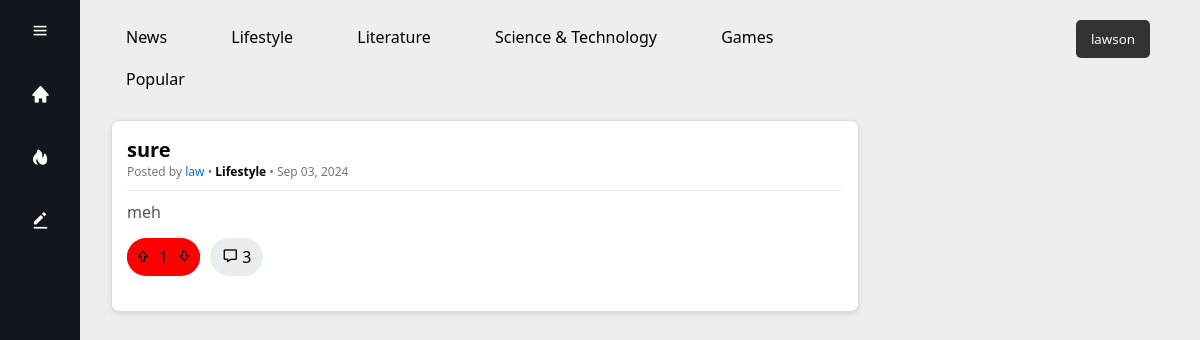
The page /forum/Lifestyle/ (signed in) on the database its author committed.
### forum/models.py (models this page shows, shortened)
class Posts(models.Model):
    user = models.ForeignKey(settings.AUTH_USER_MODEL, on_delete=models.CASCADE)
    title = models.CharField(max_length=300)
    text = models.CharField(max_length=10000, blank=True, default='')
    community = models.CharField(max_length=300)
    image = models.ImageField(upload_to="posts/", null=True, blank=True)
    upload_date = models.DateTimeField(auto_now_add=True)
    upvotes = models.IntegerField(default=0, blank=True)
    downvotes = models.IntegerField(default=0, blank=True)
    views = models.IntegerField(default=0, blank=True)

### user/models.py (models this page shows, shortened)
class CustomUser(AbstractUser):
    magazine_favorites = models.ManyToManyField(
        to=Magazine,
        related_name='saved_users',
        blank=True
    )
    post_likes = models.ManyToManyField(
        to=Posts,
        related_name='liked_users',
        blank=True
    )
    subscribe = models.BooleanField(default=False)
    objects = CustomUserManager()
    def __str__(self):
        return self.username

### forum/views.py (the view)
# urls.py: path('<str:community_name>/', views.community, name='community'),
def community(request, community_name):
    assert isinstance(request, HttpRequest)
    posts = Posts.objects.filter(community=community_name)
    return render(
        request,
        'forum_community.html',
        {
            "title": community_name,
            "posts": posts,
        }
    )

### forum/templatetags/custom_filters.py (called while the page is built)
@register.filter
def time_since(value):
    now = timezone.now()
    diff = now - value
    if diff < timedelta(minutes=1):
        return f"{int(diff.seconds)} seconds ago"
    elif diff < timedelta(hours=1):
        return f"{int(diff.seconds // 60)} minutes ago"
    elif diff < timedelta(days=1):
        return f"{int(diff.seconds // 3600)} hours ago"
    elif diff < timedelta(weeks=1):
        return f"{int(diff.days)} days ago"
    elif diff < timedelta(weeks=4):
        return f"{int(diff.days // 7)} weeks ago"
    elif diff < timedelta(days=365):
        return value.strftime("%b %d")  # e.g., "Apr 12"
    else:
        return value.strftime("%b %d, %Y")  # e.g., "Apr 12, 2023"

### forum/templatetags/filter_votetype.py (called while the page is built)
@register.filter
def votetype(things, category):
    if things.filter(user=category).first(): return things.filter(user=category).first().vote_type

### forum/templatetags/forum_concat.py (called while the page is built)
@register.filter
def concat(val1, val2):
    return f"{val1}{val2}"

### forum/templatetags/forum_filter.py (called while the page is built)
@register.filter
def filter(things, category):
    return things.filter(user=category).first()

### forum/templatetags/forum_sub.py (called while the page is built)
@register.filter
def subtract(value, arg):
    return value - arg

### templates/forum_community.html (shortened to what this page needs)
{% extends 'forum_main.html' %}
{% block header %}
    <link href="{% static 'content/forum_main.css' %}" rel="stylesheet" >
{% endblock %}
{% block content %}
    <div class="container">
        {% for post in posts %}
            <div class="post-container">
                {% include 'forum_post_structure.html' %}
            </div>
        {% endfor %}
    </div>
{% endblock %}

### templates/forum_layout.html (shortened to what this page needs)
{% load static %}
<!DOCTYPE html>
<html lang="en">
<head>
    <link href='https://unpkg.com/boxicons@2.1.4/css/boxicons.min.css' rel='stylesheet'>
    <link rel="stylesheet" href="{% static 'content/forum_layout.css' %}">
    {% block header %}{% endblock %}
</head>
<body>
    <div class="main">
        <div class="sidebar">
        <div class="top">
            <i class="bx bx-menu" id="btn"></i>
        </div>
        <ul>
            <li>
                <a href="/forum/">
                    <i class="bx bxs-home"></i>
                </a>
            </li>
        </ul>
        <ul>
            <li>
                <a href="/forum/popular/ ">
                    <i class="bx bxs-hot"></i>
                </a>
            </li>
        </ul>
        <ul>
            <li>
                <a href="/forum/submit/">
                    <i class="bx bxs-edit-alt"></i>
                </a>
            </li>
        </ul>
    </div>
    <div class="main-content">
        <div class="navigation">
            <a href="/forum/News/" style="text-decoration: none; color: black"><li class="tab-btn">News</li></a>
            <a href="/forum/Lifestyle/" style="text-decoration: none; color: black"><li class="tab-btn">Lifestyle</li></a>
            <a href="/forum/Literature/" style="text-decoration: none; color: black"><li class="tab-btn">Literature</li></a>
            <a href="/forum/Science & Technology/" style="text-decoration: none; color: black"><li class="tab-btn">Science & Technology</li></a>
            <a href="/forum/Games/" style="text-decoration: none; color: black"><li class="tab-btn">Games</li></a>
            <a href="/forum/Popular/" style="text-decoration: none; color: black"><li class="tab-btn">Popular</li></a>
        </div>
        {% block content %}{% endblock %}
    </div>
    {% if user.is_authenticated %}
        <div class="user-menu">
            <button class="user-button">
                {{ user.username }}
            </button>
        </div>
    {% endif %}
</div>
</body>
</html>

### templates/forum_post_structure.html (shortened to what this page needs)
{% load custom_filters forum_concat forum_sub forum_filter filter_votetype %}
<div class="post-box" data-href="/forum/{{ post.community }}/{{ post.id }}">
    <div class="post-header">
        <h2 class="post-title"><a style="text-decoration: none; color: black" href="/forum/{{ post.community }}/{{ post.id }}">{{ post.title }}</a></h2>
        <p class="post-meta">Posted by <a href="/{{ post.user }}/profile/">{{ post.user }}</a> • <b><a style="color: black" href="/forum/{{ post.community }}">{{ post.community }}</a></b> • {{ post.upload_date|time_since }} </p>
    </div>
    <div class="post-content">
        <p>{{ post.text}}</p>
    </div>
    <div class="post-footer">
        <div id="post_{{ post.id }}_votes" class="vote-container" {% if user.is_authenticated %} style="background-color: {% if not post.votes|filter:user %}#e9edef{% elif post.votes|votetype:user %}green{% else %}red{% endif %}{% endif %}">
            <button class="vote-button upvote" onclick="{% if user.is_authenticated %}vote_{{ post.id }}_Post({{ post.id }}, 1){% else %}location.href='/login/'{% endif %}">
                <i class='bx bx-upvote'></i>
            </button>
            <div class="vote-count" id="post_{{ post.id }}_count">{{ post.upvotes|subtract:post.downvotes}}</div>
            <button class="vote-button downvote" onclick="{% if user.is_authenticated %}vote_{{ post.id }}_Post({{ post.id }}, 0){% else %}location.href='/login'{% endif %}">
                <i class='bx bx-downvote'></i>
            </button>
        </div>
        {% if request.path != "/forum/"|concat:post.community|concat:"/"|concat:post.id %}
            <button class="reply-button" onclick="document.location.href='/forum/{{ post.community }}/{{ post.id }}'"><i class='bx bx-message'></i> <span id="reply-count">{{ post.comments.count }}</span></button>
        {% endif %}
            </div>
</div>

### static/content/forum_layout.css (style rules this page uses)
* { margin:0; padding:0; box-sizing: border-box; font-family: 'Segoe UI', Tahoma, Geneva, Verdana, sans-serif; }
.main { margin: 0 auto; background-color: #eee; height: 100%; }
.sidebar { position: absolute; top: 0; left: 0; height: 100vh; width: 80px; background-color: #12171e; padding: 0.4rem 0.8rem; transition: all 0.5s ease; }
.sidebar #btn { position: absolute; color: #fff; top: .4rem; left: 50%; font-size: 1.2rem; line-height: 50px; transform: translateX(-50%); cursor: pointer; }
.sidebar ul li { position: relative; list-style-type: none; height: 50px; width: 90%; margin: 0.8rem auto; line-height: 50px; }
.sidebar ul li a { color: #fff; display: flex; align-items: center; text-decoration: none; border-radius: 0.8rem; }
.sidebar ul li a i { min-width: 50px; text-align: center; height: 50px; border-radius: 12px; line-height: 50px; font-size: 20px; }
.main-content { position: relative; min-height: 100vh; top: 0; left: 80px; transition: all 0.5s ease; width: calc(100% - 390px); padding: 1rem; }
.tab-btn { display: inline-block; font-size:1em; font-weight: 400; margin: 0 10px; padding: 10px 20px; border-radius: 30px; cursor: pointer; user-select: none; }
.container { margin-top: 20px; margin-bottom: 20px; }
.user-menu { position: absolute; top: 20px; right: 50px; font-size: 14px; }
.user-button { background-color: #333; color: white; border: none; padding: 10px 15px; cursor: pointer; border-radius: 5px; }

### static/content/forum_main.css (style rules this page uses)
.post-container { max-width: 1000px; margin: 20px auto; padding: 0 15px; }
.post-box { background-color: #ffffff; border: 1px solid #ddd; border-radius: 8px; margin-bottom: 15px; padding: 15px; box-shadow: 0 2px 5px rgba(0, 0, 0, 0.1); }
.post-header { border-bottom: 1px solid #eee; padding-bottom: 10px; margin-bottom: 10px; }
.post-title { font-size: 20px; margin: 0; color: #333; }
.post-meta { font-size: 12px; color: #777; }
.post-meta a { color: #0079d3; text-decoration: none; }
.post-content { font-size: 16px; color: #555; }
.post-footer { margin-top: 15px; display: flex; justify-content: flex-start; gap: 10px; }
.reply-button { background-color: #e9edef; border: none; padding: 8px 12px; border-radius: 20px; cursor: pointer; font-size: 16px; align-items: center; justify-content: center; }
.vote-container { display: inline-flex; align-items: center; background-color: #e9edef; padding: 0; border-radius: 20px; }
.vote-container .vote-button { width: 32px; height: 32px; display: flex; align-items: center; justify-content: center; border: 0; border-radius: 50%; cursor: pointer; transition: background-color 0.2s; background-color: inherit; }

### rows shown on the page
Posts: title "sure", user "law", community "Lifestyle", upload_date "Sep 03, 2024", text "meh", upvotes|subtract "1", comments.count "3"
CustomUser: username "lawson"
